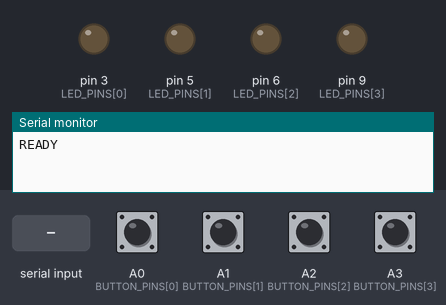
A sketch run on a simulated Arduino Uno, built with avr-gcc and run on an emulated ATmega328P. Parts: output pins drawn as LEDs (lit = HIGH), the last lines printed to the serial monitor. The test bench sets the inputs (shaded band); at power-on: A0 (BUTTON_PINS[0]), A1 (BUTTON_PINS[1]), A2 (BUTTON_PINS[2]), A3 (BUTTON_PINS[3]) HIGH.

Above: at 1.2 s.
1.3 s: "1\n" received over Serial
At 1.6 s:
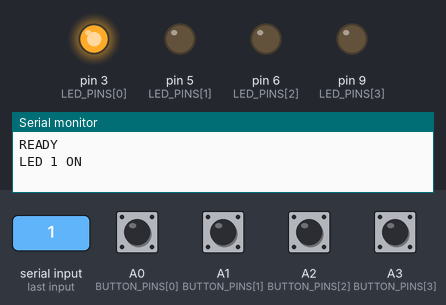
2.8 s: A1 (BUTTON_PINS[1]) pulled LOW for 0.15 s
At 2.87 s:
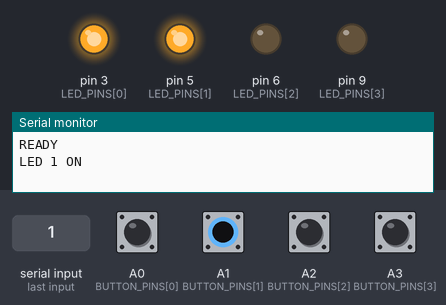
4.4 s: A2 (BUTTON_PINS[2]) pulled LOW for 0.15 s
At 4.47 s:
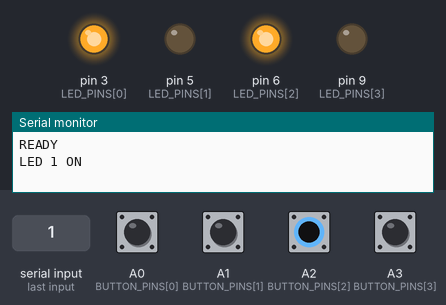
6.0 s: A3 (BUTTON_PINS[3]) pulled LOW for 0.15 s
At 6.07 s:
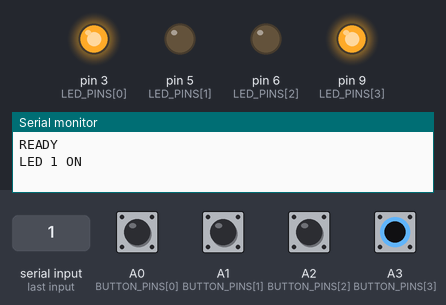
9.1 s: "2\n" received over Serial
At 9.9 s:
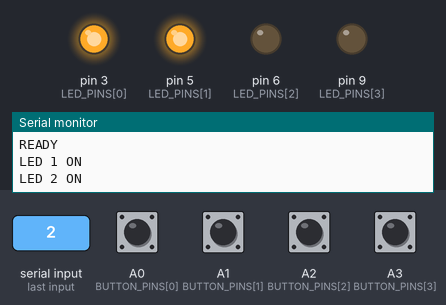
Timing chart, 0 to 11.6 s (numbered marks = the images above; inputs shaded):
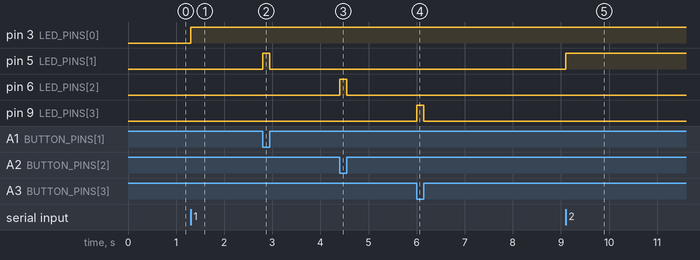

Measured:
- after the input at 1.3 s, pin 3 (LED_PINS[0]): LOW → HIGH at once
- after the input at 2.8 s, pin 5 (LED_PINS[1]): LOW → HIGH at once, → LOW 0.15 s later
- after the input at 4.4 s, pin 6 (LED_PINS[2]): LOW → HIGH at once, → LOW 0.15 s later
- after the input at 6.0 s, pin 9 (LED_PINS[3]): LOW → HIGH at once, → LOW 0.15 s later
- after the input at 9.1 s, pin 5 (LED_PINS[1]): LOW → HIGH at once

The sketch:

four_servos.ino
```cpp
/*
 * four_servos.ino — 4 LEDs + SH_BT_Board V1.3 (HC-05) @ 9600 baud
 *
 * ── LEDs ────────────────────────────────
 *   Pin 3 → 220Ω → LED1 (+) → GND
 *   Pin 5 → 220Ω → LED2 (+) → GND
 *   Pin 6 → 220Ω → LED3 (+) → GND
 *   Pin 9 → 220Ω → LED4 (+) → GND
 *
 * ── SH_BT_Board V1.3 (4 wires) ─────────
 *   VCC → 5V      GND → GND
 *   TXD → pin 10  RXD → pin 11 (1kΩ/2kΩ divider)
 *   STATE, KEY → leave empty
 *   Do NOT use pins 0/1 — those are USB.
 *
 * ── Commands (USB or Bluetooth) ─────────
 *   1-4   → LED on     !@#$  → LED off
 *   0     → all off    ?     → ping (OK)
 *
 * ── Mac usage ───────────────────────────
 *   pip3 install pyserial pynput
 *   python3 led_control.py --bluetooth
 */

#include <SoftwareSerial.h>

const uint8_t LED_PINS[]    = {3, 5, 6, 9};
const uint8_t BUTTON_PINS[] = {A0, A1, A2, A3};
const uint8_t BT_RX_PIN     = 10;
const uint8_t BT_TX_PIN     = 11;
const uint8_t LED_COUNT     = 4;

const char ON_KEYS[]  = {'1', '2', '3', '4'};
const char OFF_KEYS[] = {'!', '@', '#', '$'};

SoftwareSerial btSerial(BT_RX_PIN, BT_TX_PIN);
bool ledHeld[LED_COUNT];

void setLed(uint8_t i, bool on) {
  if (i < LED_COUNT) digitalWrite(LED_PINS[i], on ? HIGH : LOW);
}

void refreshLeds() {
  for (uint8_t i = 0; i < LED_COUNT; i++) {
    setLed(i, ledHeld[i] || digitalRead(BUTTON_PINS[i]) == LOW);
  }
}

void allOff(Stream &io) {
  for (uint8_t i = 0; i < LED_COUNT; i++) ledHeld[i] = false;
  refreshLeds();
  io.println(F("ALL OFF"));
}

void handleKey(char key, Stream &io) {
  if (key == '?') { io.println(F("OK")); return; }
  if (key == '0') { allOff(io); return; }

  for (uint8_t i = 0; i < LED_COUNT; i++) {
    if (key == ON_KEYS[i]) {
      ledHeld[i] = true;
      refreshLeds();
      io.print(F("LED ")); io.print(i + 1); io.println(F(" ON"));
      return;
    }
    if (key == OFF_KEYS[i]) {
      ledHeld[i] = false;
      refreshLeds();
      io.print(F("LED ")); io.print(i + 1); io.println(F(" OFF"));
      return;
    }
  }
}

void readStream(Stream &io) {
  while (io.available()) {
    char c = io.read();
    if (c != '\r' && c != '\n' && c != ' ')
      handleKey(c, io);
  }
}

void setup() {
  Serial.begin(9600);
  btSerial.begin(9600);

  for (uint8_t i = 0; i < LED_COUNT; i++) {
    pinMode(LED_PINS[i], OUTPUT);
    pinMode(BUTTON_PINS[i], INPUT_PULLUP);
    ledHeld[i] = false;
  }
  refreshLeds();

  Serial.println(F("READY"));
  btSerial.println(F("READY"));
}

void loop() {
  refreshLeds();
  readStream(Serial);
  readStream(btSerial);
}
```
